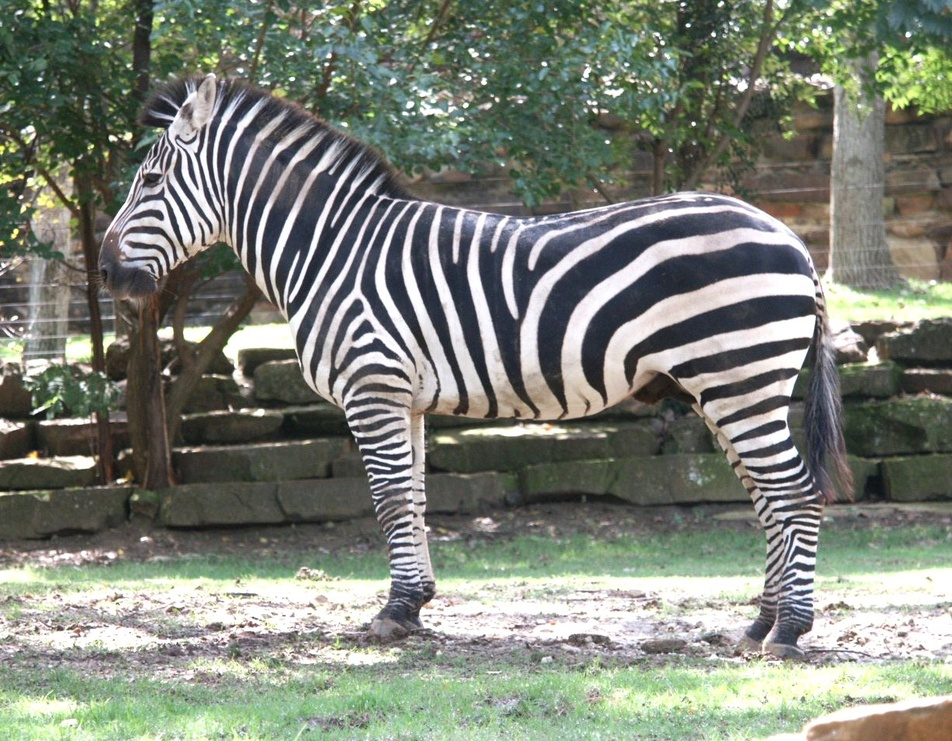
%> input picture Homework2/zebra1.jpg, 952 x 741 px, shrunk from 1222 x 952 before the run
$ octave prob7script.m   (GNU Octave 9; MATLAB toolbox functions it lacks are replaced by stand-ins)
%> lines starting %> are read from the running program, lines starting %| are printed output that depends on the picture
picname = 'zebra1.jpg';
imageData = im2double(rgb2gray(imread(picname)));
%> imageData: size 741x952 double; min 0.0549, max 1, mean 0.502
figure
imagesc(imageData);
colorbar
title('Original Image');

sigma = 2;
gaussFilt = ones(sigma,sigma).*(1/sigma^2);
filteredImageData = conv2(imageData,gaussFilt,'same');
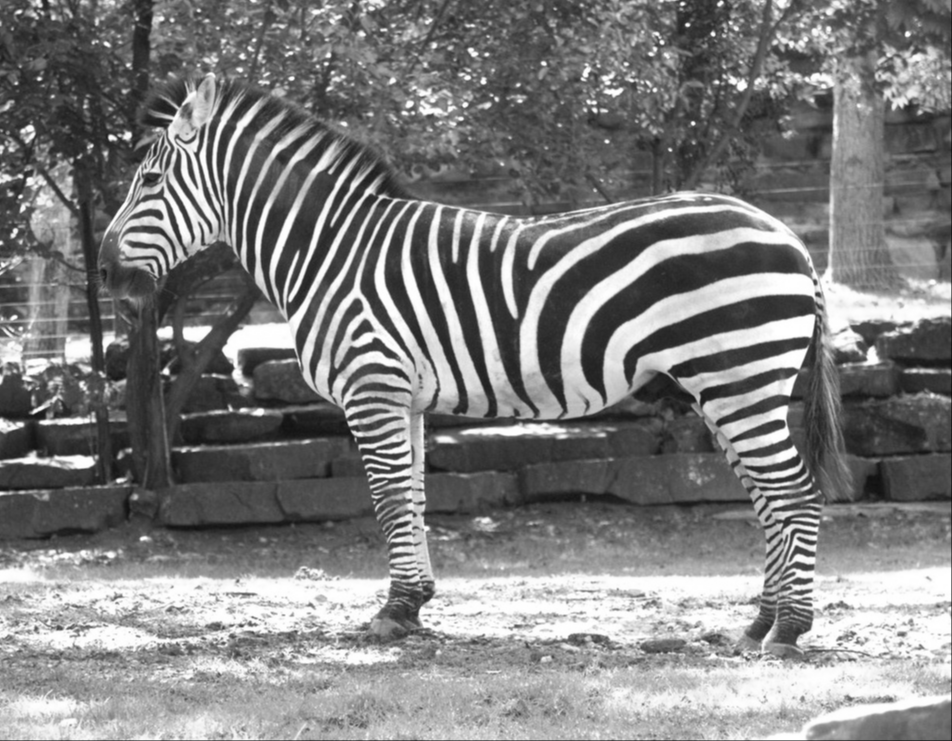
%> filteredImageData: size 741x952 double; min 0.051, max 1, mean 0.502
figure
imagesc(filteredImageData);
colorbar
title('Filtered Image');
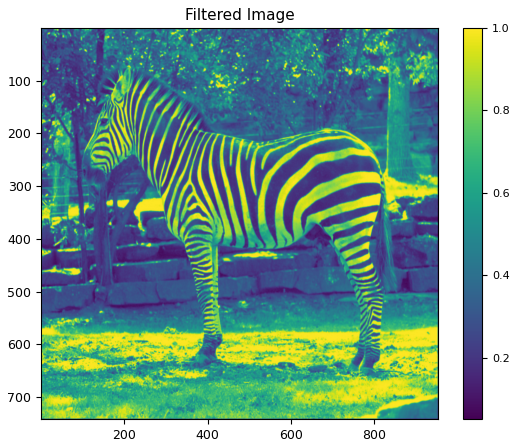
%> figure redrawn from the program's plot data

horizDerivFilter = [1 -1];
horizDerivImage = conv2(filteredImageData,horizDerivFilter,'same');
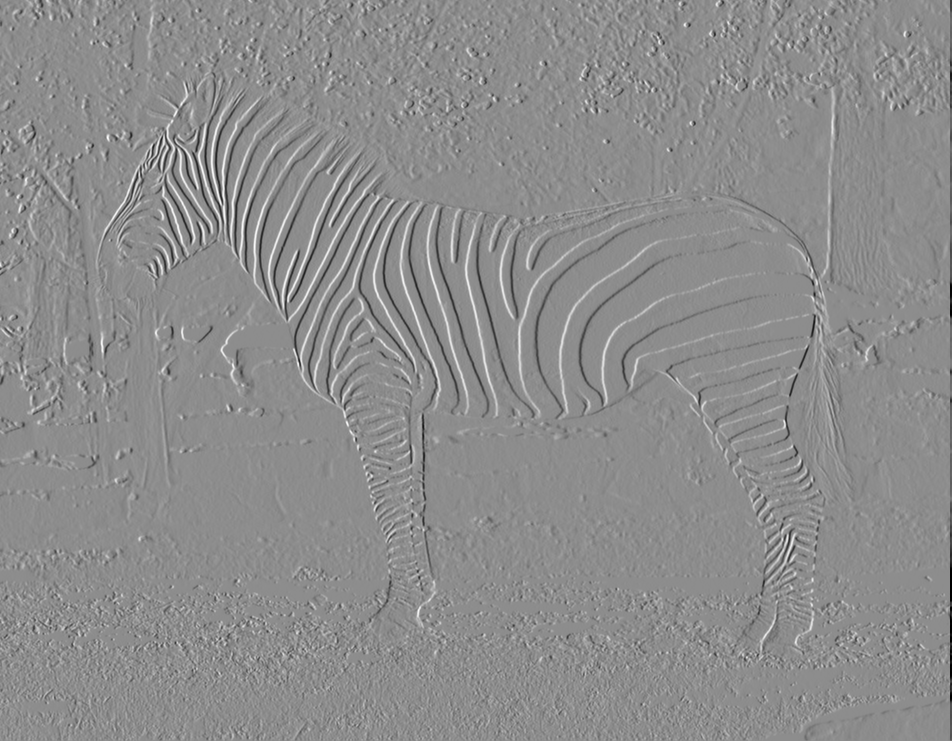
%> horizDerivImage: size 741x952 double; min -0.5, max 0.404, mean -0.000494; drawn with min black and max white
figure
imagesc(horizDerivImage);
colorbar;
title('Horizontal Derivative Image');

vertDerivFilter = transpose(horizDerivFilter);
vertDerivImage = conv2(filteredImageData,vertDerivFilter,'same');
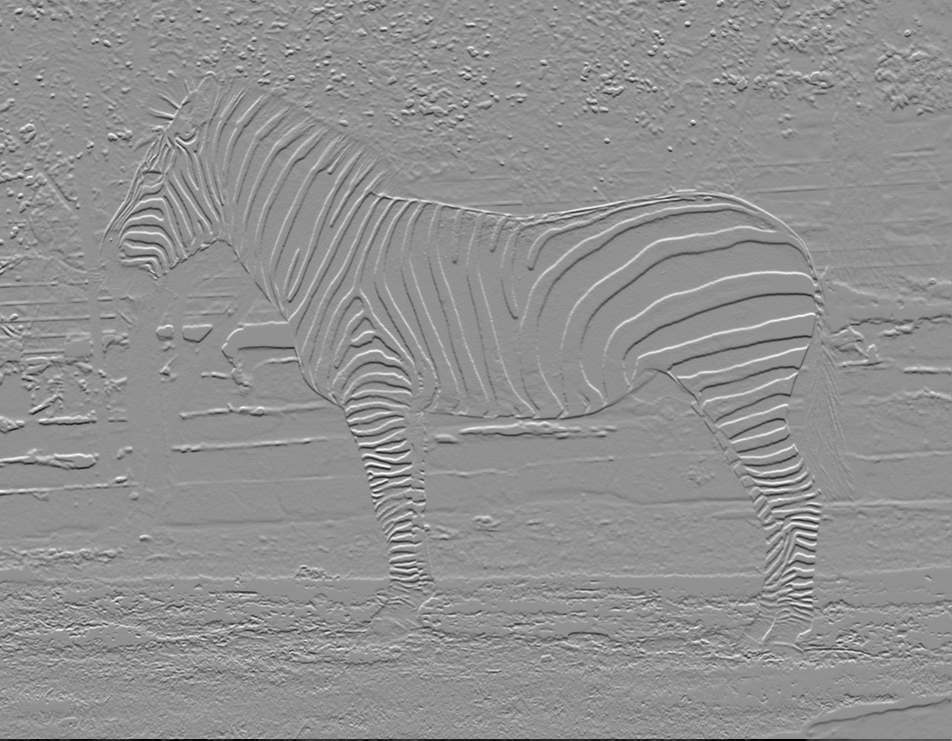
%> vertDerivImage: size 741x952 double; min -0.5, max 0.376, mean -0.000596; drawn with min black and max white
figure
imagesc(vertDerivImage);
colorbar;
title('Vertical Derivative Image');

complexDerivImage = horizDerivImage + vertDerivImage.*1i;

figure
magDerivImage = abs(complexDerivImage);
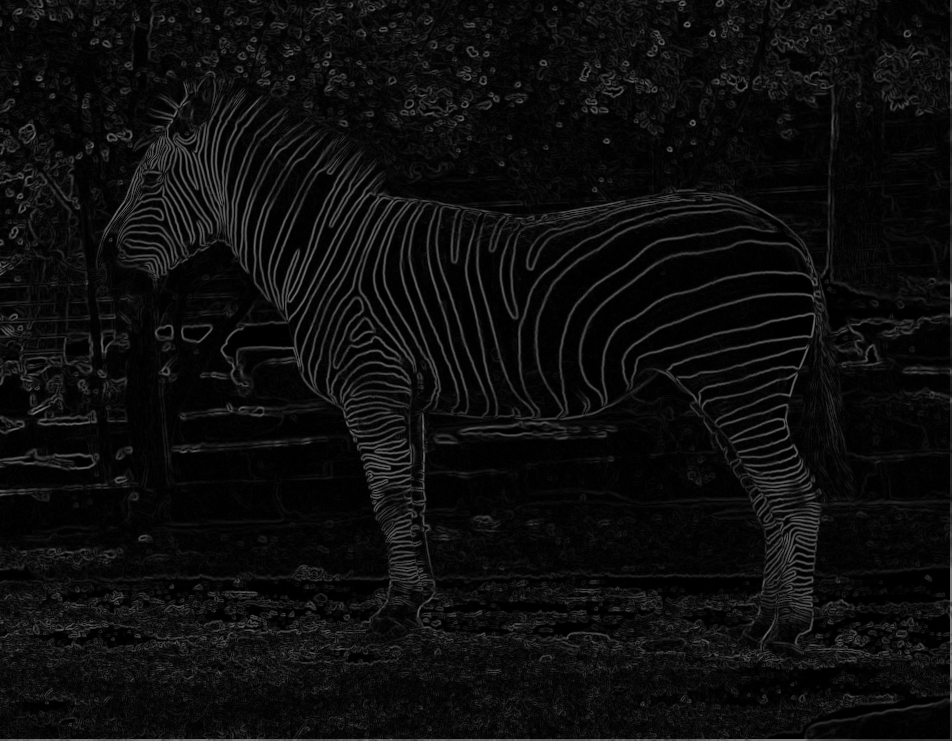
%> magDerivImage: size 741x952 double; min 0, max 0.515, mean 0.0527
imagesc(magDerivImage);
imwrite(magDerivImage,strcat('magGradient2_',picname),'JPEG');
colorbar;
title('Magnitude of the Gradient');

figure
orientationDerivImage = angle(complexDerivImage);
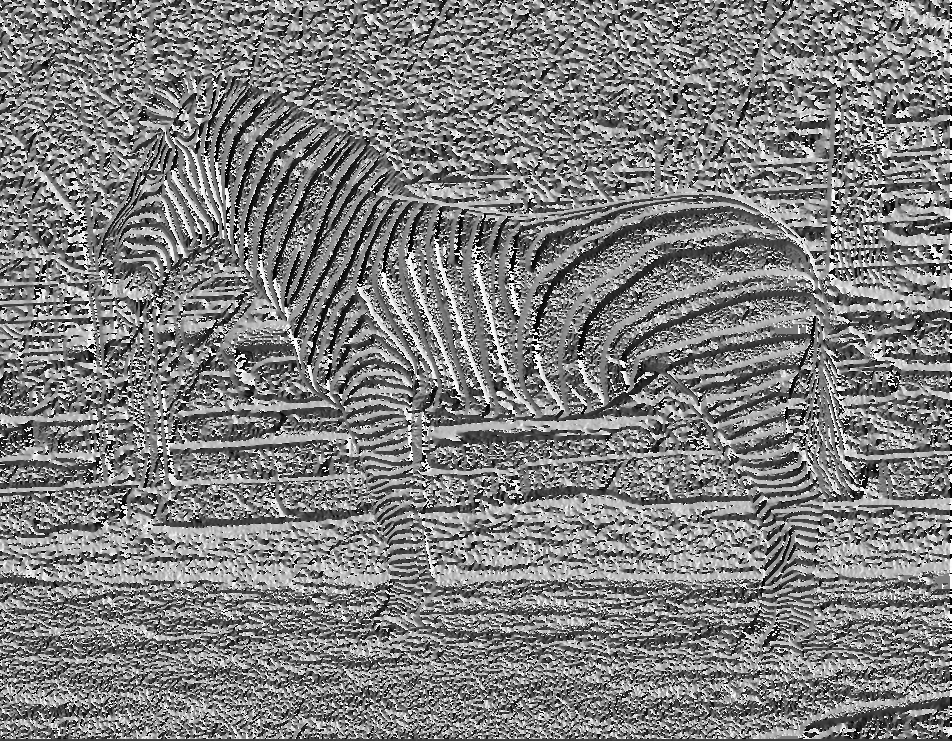
%> orientationDerivImage: size 741x952 double; min -3.14, max 3.14, mean -0.00706; drawn with min black and max white
imagesc(orientationDerivImage);
imwrite(orientationDerivImage,strcat('orientGradient2_',picname),'JPEG');
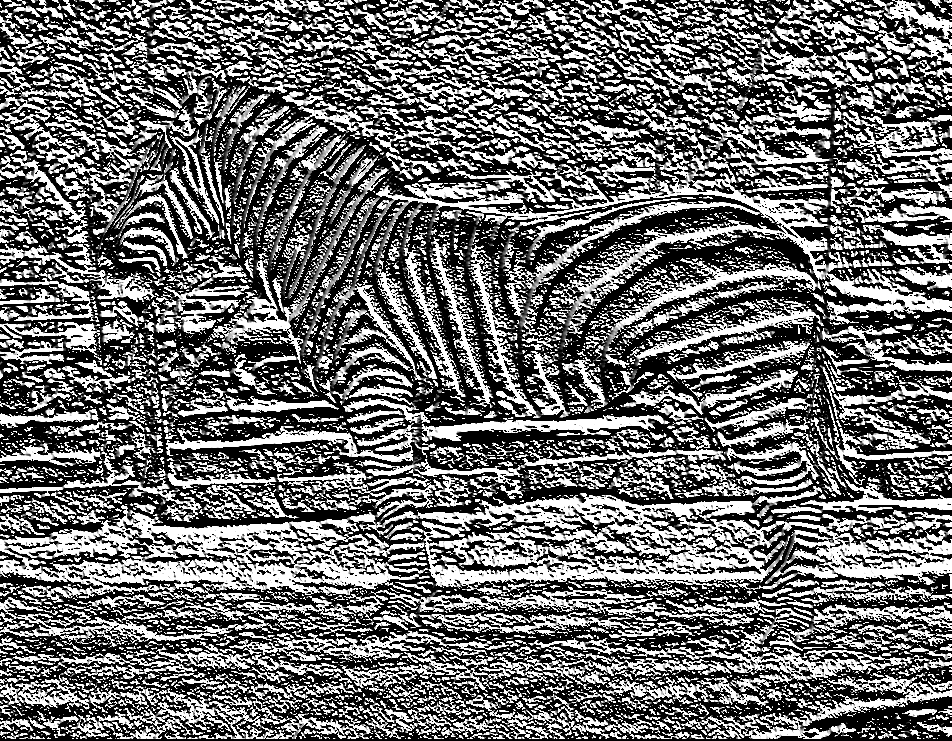
%> saved as orientGradient2_zebra1.jpg: size 741x952 uint8; min 0, max 255, mean 109.9
colorbar;
title('Orientation of the Gradient');

$ run again, with Homework2/bw_dalmation1.jpg copied over Homework2/zebra1.jpg
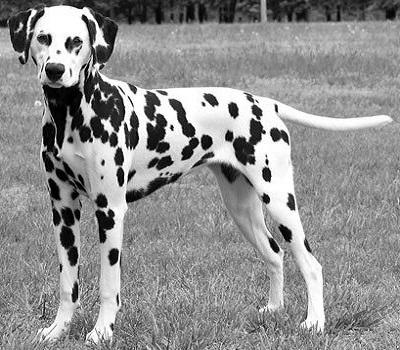
%> input picture Homework2/bw_dalmation1.jpg, 400 x 350 px
%> `orientationDerivImage = angle(complexDerivImage);`:
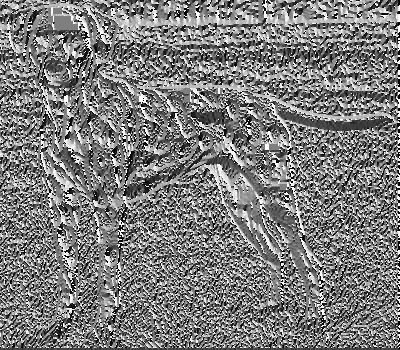
%> orientationDerivImage: size 350x400 double; min -3.14, max 3.14, mean -0.0668; drawn with min black and max white
%> `imwrite(orientationDerivImage,strcat('orientGradient2_',picname),'JPEG..`:
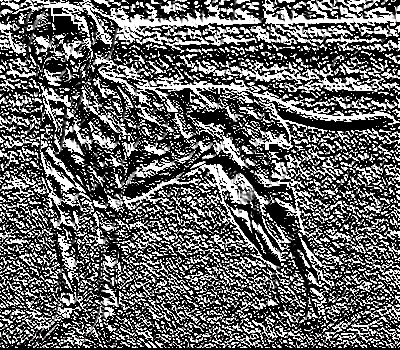
%> saved as orientGradient2_zebra1.jpg: size 350x400 uint8; min 0, max 255, mean 100.9
